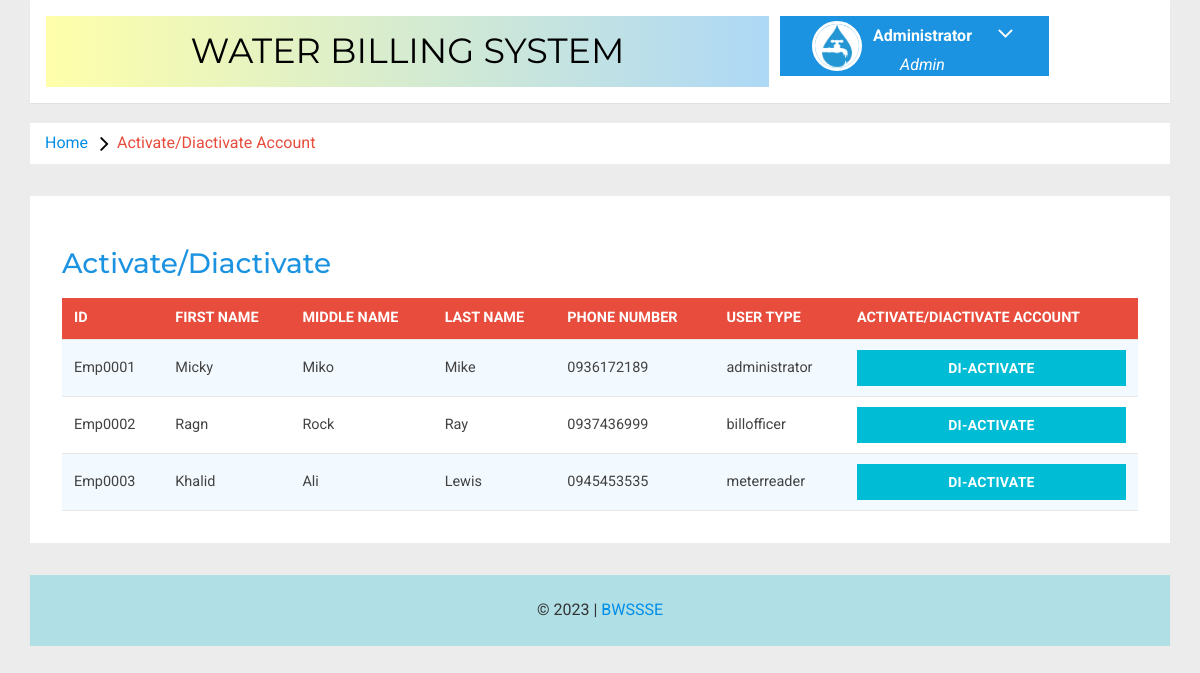
Screenshot of /admin/status.php (signed in) with the database file from the repository.
### tables this page shows
CREATE TABLE `account` (
  `id` varchar(7) NOT NULL,
  `firstname` text NOT NULL,
  `middlename` text NOT NULL,
  `lastname` text NOT NULL,
  `username` varchar(30) NOT NULL,
  `phoneNumber` varchar(10) NOT NULL,
  `userpassword` varchar(255) NOT NULL,
  `usertype` varchar(15) NOT NULL,
  `userimage` varchar(150) NOT NULL,
  `status` int(2) NOT NULL
);

### admin/li_language.php (called while the page is built, shortened)
<?php
global $lang;
$lang['Home'] = 'Home ';
$lang['About Us'] = 'About Us';
$lang['News'] = 'News';
$lang['Feedback'] = 'Feedback';
$lang['Contact'] = 'Contact';
$lang['Login'] = 'Login';
$lang['Administrator'] = 'Administrator';
$lang['Bill Officer'] = 'Bill Officer';
$lang['Meter Reader'] = 'Meter Reader';
$lang['Customer'] = 'Customer';
$lang['Forgot password?'] = 'Forgot password?';
$lang['Languages'] = 'Languages';
$lang["Select User Type"] = "Select User Type";
$lang['Water Billing System'] = 'Water Billing System';
$lang['Change Password'] = 'Change Password';
$lang["Logout"] = "Logout";
$lang['Payment'] = 'Payment';
$lang['Profile'] = 'Profile';
$lang['Comment'] = 'Comment';
$lang['Comments'] = 'Comments';
$lang['Message'] = 'Message';
$lang['Current Password'] = 'Current Password';
$lang['login'] = 'login';
$lang['New Password'] = 'New Password';
$lang["Confirm Password"] = "Confirm Password";
$lang['Change'] = 'Change';
$lang['Reset'] = 'Reset';
$lang['Submit'] = 'Submit';
$lang['Send'] = 'Send';
$lang['Sent'] = 'Sent';
$lang['Id'] = 'Id';
$lang['First name'] = 'First name';
$lang['Last name'] = 'Last name';
$lang['User name'] = 'User name';
$lang['Password'] = 'Password';
$lang['Meter Number'] = 'Meter Numbe';
$lang['Kebele'] = 'Kebele';
$lang['House Number'] = 'House Number';
$lang['Phone Number'] = 'Phone Number';
$lang['Images'] = 'Images';
$lang['User']='User';
$lang['User Image']='User Image';
$lang['Middle name'] = 'Middle name';
$lang['Forgot password?']='Forgot password?';
$lang['Change']='Change';
$lang['Pay']='Pay';
$lang['Go back']='Go back';
$lang['Update'] = 'Update';
$lang['Delete'] = 'Delete';
$lang['Create Account'] = 'Create Account';
$lang['Manage Account'] = 'Manage Account';
$lang["Activate"] = "Activate";
$lang['Di-activate'] = 'Di-activate';
$lang['Activate/Diactivate'] ='Activate/Diactivate';
$lang['Activate/Diactivate Account'] ='Activate/Diactivate Account';
$lang['Update Image'] = 'Update Image';
$lang['Customer Image'] = 'Customer Image';
$lang['All Users'] = 'All Users';
$lang['Admins'] = 'Admins';
$lang['System Admin'] = 'System Admin';
?>

### admin/status.php (the view, shortened to what this page needs)
<?php
include('includes/config.php');
if(strlen($_SESSION['USERNAME']) == 0)
	{
header('location:../login.php');
}
else{
	?>
<!DOCTYPE HTML>
<html>
<head>
    <link href="css/bootstrap.min.css" rel='stylesheet' type='text/css' />
    <link href="../billofficer/css/style.css" rel='stylesheet' type='text/css' />
    <link rel="stylesheet" href="css/morris.css" type="text/css" />
    <link href="../billofficer/css/font-awesome.css" rel="stylesheet">
    <link rel="stylesheet" type="text/css" href="css/table-style.css" />
    <link rel="stylesheet" type="text/css" href="css/basictable.css" />
    <link rel="stylesheet" href="css/icon-font.min.css" type='text/css' />
</head>
<body>
    <div class="container">
            <div class="mother-grid-inner">
                <?php include('includes/header.php');?>
            </div>
            <ol class="breadcrumb">
                <li class="breadcrumb-item"><a href="dashboard.php"><?php echo htmlspecialchars($lang['Home']);?></a><i
                        class="fa fa-angle-right"></i><?php echo htmlspecialchars($lang['Activate/Diactivate Account']);?>
                </li>
            </ol>
            <div class="agile-grids">
                <div class="agile-tables">
                    <div class="w3l-table-info">
                        <h2><?php echo htmlspecialchars($lang['Activate/Diactivate']);?></h2>
                        <table id="table">
                            <thead>
                                <tr>
                                    <th><?php echo htmlspecialchars($lang['Id']);?></th>
                                    <th><?php echo htmlspecialchars($lang['First name']);?></th>
                                    <th><?php echo htmlspecialchars($lang['Middle name']);?></th>
                                    <th><?php echo htmlspecialchars($lang['Last name']);?></th>
                                    <th><?php echo htmlspecialchars($lang['Phone Number']);?></th>
                                    <th><?php echo htmlspecialchars($lang['User Type']);?></th>
                                    <th><?php echo htmlspecialchars($lang['Activate/Diactivate Account']);?></th>
                                </tr>
                            </thead>
                            <tbody>
                                <?php
                                $user = $_SESSION['USERNAME'];
                                $sql = "SELECT * from account where username != '$user' and usertype != 'banker' and usertype != 'customer' ";
									$query = $dbcon -> prepare($sql);
									$query->execute();
									$results=$query->fetchAll(PDO::FETCH_OBJ);
									$cnt=1;
									if($query->rowCount() > 0)
									{
									foreach($results as $result)
									{
								?>
                                <tr>
                                    <td><?php echo htmlentities($result->id);?></td>
                                    <td><?php echo htmlentities($result->firstname);?></td>
                                    <td><?php echo htmlentities($result->middlename);?></td>
                                    <td><?php echo htmlentities($result->lastname);?></td>
                                    <td><?php echo htmlentities($result->phoneNumber);?></td>
                                    <td><?php echo htmlentities($result->usertype);?></td>
                                    <td>
                                        <a
                                            href="activate.php?id=<?php echo htmlentities($result->id);?>&status=<?php echo htmlentities($result->status);?>">
                                            <button type="link"
                                                class="btn btn-<?php  echo $result->status == '0' ? htmlentities('danger') :  htmlentities('primary') ;?> btn-block">
                                                <?php  echo $result->status == '0' ? htmlentities($lang['Activate']) :  htmlentities($lang['Di-activate']) ;?>
                                            </button>
                                        </a>
                                    </td>
                                </tr>
                                <?php $cnt=$cnt+1;} }?>
                            </tbody>
                        </table>
                    </div>
                </div>
                <?php include('includes/footer.php');?>
            </div>
    </div>
</body>
</html>
<?php } ?>

### admin/includes/header.php (shortened to what this page needs)
<div class="header-main">
    <div class="logo-w3-agile" style="background: linear-gradient(to right, #FFA, #ADD8F6); ">
        <h1><a style="color: black;"
                href="dashboard.php"><?php echo htmlspecialchars($lang['Water Billing System']);?></a></h1>
    </div>
    <div class="profile_details w3l">
        <ul>
            <li class="dropdown profile_details_drop">
                <a href="#" class="dropdown-toggle" data-toggle="dropdown" aria-expanded="false">
                    <div class="profile_img">
                        <?php
                                $current= $_SESSION['ID'];
                                $sql = "SELECT * from account where id='$current' ";
									$query = $dbcon -> prepare($sql);
									$query->execute();
									$results=$query->fetchAll(PDO::FETCH_OBJ);
									if($query->rowCount() > 0)
									{
									foreach($results as $result)
									{
								?>
                        <span class="prfil-img">
                            <?php if($result->userimage != null){ ?>
                            <img alt="" src="../Images/<?php echo htmlentities($result->userimage);?>">
                            <?php }else{ ?>
                                <img alt="" src="../Images/default.png">
                            <?php } ?>
                        </span>
                        <div class="user-name">
                            <p><?php echo htmlentities($result->username);?> <?php }} ?></p>
                            <span><?php echo htmlspecialchars($lang['Admin']);?></span>
                        </div>
                        <i class="fa fa-angle-down"></i>
                    </div>
                </a>
            </li>
        </ul>
    </div>
    <div class="clearfix"> </div>
</div>

### admin/css/table-style.css (style rules this page uses)
table { background: white; border-collapse: collapse; margin: 1.25em 0 0; width: 100%; }
table tr, table th, table td { border: none; border-bottom: 1px solid #e8e8e8; font-size: .95em; }
table th, table td { padding: 10px 12px; text-align: left; }
table th { background: #e74c3c; color: #fff; text-transform: uppercase; }
table tr td { background: #f3faff; color: #424242; }
table tr:nth-of-type(2n+2) td { background: #ffffff; }
table { width: 100%; }

### rows the page displays
account: userimage (picture), username "Administrator"
account: id "Emp0001", firstname "Micky", middlename "Miko", lastname "Mike", phoneNumber "0936172189", usertype "administrator"
account: id "Emp0002", firstname "Ragn", middlename "Rock", lastname "Ray", phoneNumber "0937436999", usertype "billofficer"
account: id "Emp0003", firstname "Khalid", middlename "Ali", lastname "Lewis", phoneNumber "0945453535", usertype "meterreader"

### other values shown
$lang['Water Billing System'] "WATER BILLING SYSTEM"
$lang['Admin'] "Admin"
$lang['Home'] "Home"
$lang['Activate/Diactivate Account'] "Activate/Diactivate Account"
$lang['Activate/Diactivate'] "Activate/Diactivate"
$lang['Id'] "ID"
$lang['First name'] "FIRST NAME"
$lang['Middle name'] "MIDDLE NAME"
$lang['Last name'] "LAST NAME"
$lang['Phone Number'] "PHONE NUMBER"
$lang['User Type'] "USER TYPE"
$lang['Activate/Diactivate Account'] "ACTIVATE/DIACTIVATE ACCOUNT"
